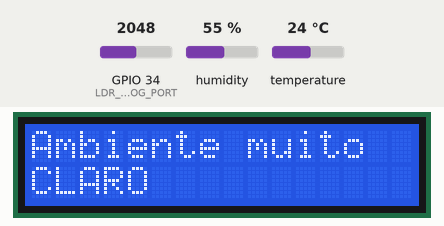
Bench run of a program on a simulated ESP32. Shown: 16×2 character LCD. The test bench sets the inputs (shaded band); at power-on: GPIO 34 (LDR_ANALOG_PORT) = 2048, humidity 55 %, temperature 24 °C. WiFi joins after 1.5 s; servers stay silent unless stated; no MQTT or app messages arrive unless stated; what the program prints to the serial monitor is not drawn.

Above: at 6.2 s.
6.3 s: GPIO 34 (LDR_ANALOG_PORT) set to 2656
11.9 s: GPIO 34 (LDR_ANALOG_PORT) set to 2735
At 16.9 s:
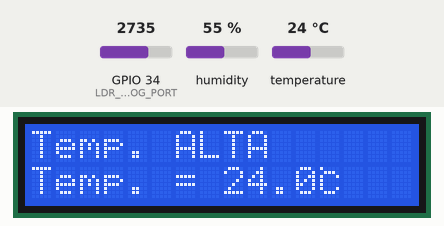
17.3 s: humidity set to 88 %
At 21.7 s:
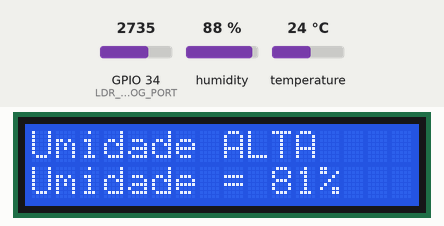
22.3 s: humidity set to 68 %
At 26.7 s:
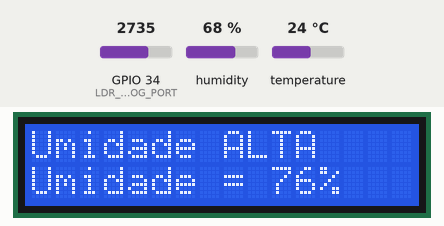
27.4 s: temperature set to 12 °C
At 31.3 s:
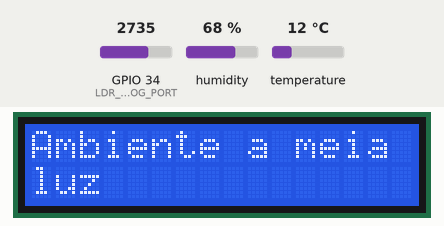
32.4 s: GPIO 34 (LDR_ANALOG_PORT) set to 3569
37.2 s: GPIO 34 (LDR_ANALOG_PORT) set to 3674
Timing chart, 0 to 40.2 s (numbered marks = the images above; inputs shaded):
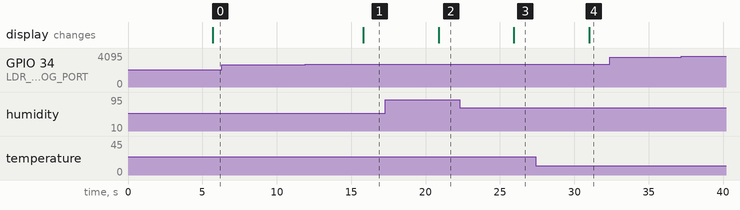

The program:

main.cpp
```cpp
#include <Arduino.h>

#include <LiquidCrystal_I2C.h>
#include <DHT.h>
#include <WiFi.h>
#include <PubSubClient.h>
#include <ArduinoJson.h>

// WiFi
char SSID[] = "Wokwi-GUEST";
char PASSWORD[] = "";

WiFiClient espClient;

// MQTT
#define TOPIC_SUBSCRIBE "/TEF/vinheria001/cmd"
#define TOPIC_PUBLISH "/TEF/vinheria001/attrs/jsonObject"

#define ID_MQTT "fiware_001"

const char *BROKER_MQTT = "localhost";
const int BROKER_PORT = 1883;

PubSubClient MQTT(espClient);

// LCD I2C
#define COLUMNS 16
#define LINES 2
#define I2C_ADDRESS 0x27

LiquidCrystal_I2C lcd(I2C_ADDRESS, COLUMNS, LINES);

// DHT
#define DHTTYPE DHT22
#define DHTPIN 13

DHT dht(DHTPIN, DHTTYPE);

// LDR
#define LDR_ANALOG_PORT 34

// JSON
JsonDocument json;

// Application
const float LOW_LUMINOSITY = 15;
const float MEDIUM_LUMINOSITY = 33;

const float LOW_TEMPERATURE = 10;
const float MEDIUM_TEMPERATURE = 15;

const float LOW_HUMIDITY = 50;
const float MEDIUM_HUMIDITY = 70;

const long applicationDelay = 1000;
const long displayIntervalDuration = 5000;

bool changeOk = true;

int currentIndex = 0;
long displayTime = 0;

float *luminosityHistory;
float *temperatureHistory;
float *humidityHistory;

int historySize;

float avarage(float *array)
{
	float sum = 0;
	for (int i = 0; i < historySize; i++)
	{
		sum += array[i];
	}
	return (sum / historySize);
}

void lcdPrintText(const char *text, int column, int line)
{
	lcd.setCursor(column, line);
	lcd.print(text);
}

void lcdWriteIcon(int emote)
{
	lcd.write(byte(emote));
}

void lcdPrintStatusText(const char *text, const char *prefix, float value, int decimalPlaces, const char *sufix)
{
	lcd.clear();

	lcdPrintText(text, 0, 0);

	lcd.setCursor(0, 1);
	lcd.print(prefix);
	lcd.print(value, decimalPlaces);
	lcd.print(sufix);
}

void lcdPrintStatusWithIcon(const char *text, const char *prefix, float value, int decimalPlaces, int emote)
{
	lcd.clear();

	lcdPrintText(text, 0, 0);

	lcd.setCursor(0, 1);
	lcd.print(prefix);
	lcd.print(value, decimalPlaces);
	lcdWriteIcon(emote);
}

void lcdPrintStatus()
{
	float luminosityAvarage = avarage(luminosityHistory);
	float humidityAvarage = avarage(humidityHistory);
	float temperatureAvarage = avarage(temperatureHistory);

	json["luminosity"] = luminosityAvarage;
	json["humidity"] = humidityAvarage;
	json["temperature"] = temperatureAvarage;

	char payload[128];
	size_t serializedJson = serializeJson(json, payload, sizeof(payload));
	MQTT.publish(TOPIC_PUBLISH, payload, serializedJson);

	Serial.println("*******************");
	Serial.print("Luminosity Avarage: ");
	Serial.println(luminosityAvarage, 0);
	Serial.print("Humidity Avarage: ");
	Serial.println(humidityAvarage, 0);
	Serial.print("Temperature Avarage: ");
	Serial.println(temperatureAvarage, 1);
	Serial.println("*******************");

	bool isLuminosityAvarageHigh = (luminosityAvarage > MEDIUM_LUMINOSITY);
	bool isHumidityAvarageHigh = (humidityAvarage > MEDIUM_HUMIDITY);
	bool isTemperatureAvarageHigh = (temperatureAvarage > MEDIUM_TEMPERATURE);

	bool isLuminosityAvarageMedium = (luminosityAvarage < MEDIUM_LUMINOSITY && luminosityAvarage >= LOW_LUMINOSITY);
	bool isHumidityAvarageLow = (humidityAvarage < LOW_HUMIDITY);
	bool isTemperatureAvarageLow = (temperatureAvarage < LOW_TEMPERATURE);

	bool isHumidityOk = (!isHumidityAvarageLow && !isHumidityAvarageHigh) && (changeOk);
	bool isTemperatureOk = (!isTemperatureAvarageLow && !isTemperatureAvarageHigh);

	lcd.clear();
	if (isLuminosityAvarageHigh)
	{
		lcdPrintText("Ambiente muito", 0, 0);
		lcdPrintText("CLARO", 0, 1);
	}
	else if (isHumidityAvarageHigh)
	{
		lcdPrintStatusText("Umidade ALTA", "Umidade = ", humidityAvarage, 0, "%");
	}
	else if (isTemperatureAvarageHigh)
	{
		lcdPrintStatusWithIcon("Temp. ALTA", "Temp. = ", temperatureAvarage, 1, 0);
	}
	else if (isLuminosityAvarageMedium)
	{
		lcdPrintText("Ambiente a meia", 0, 0);
		lcdPrintText("luz", 0, 1);
	}
	else if (isHumidityAvarageLow)
	{
		lcdPrintStatusText("Umidade BAIXA", "Umidade = ", humidityAvarage, 0, "%");
	}
	else if (isTemperatureAvarageLow)
	{
		lcdPrintStatusWithIcon("Temp. BAIXA", "Temp. = ", temperatureAvarage, 1, 0);
	}
	else if (isHumidityOk)
	{
		lcdPrintStatusText("Umidade OK", "Umidade = ", humidityAvarage, 0, "%");
		changeOk = false;
	}
	else if (isTemperatureOk)
	{
		lcdPrintStatusWithIcon("Temp. OK", "Temp. = ", temperatureAvarage, 1, 0);
		changeOk = true;
	}
	else
	{
		lcdPrintText("Ambiente OK", 0, 0);
		lcdPrintText("Normal", 0, 1);
	}

	currentIndex = 0;
}

void lcdBegin()
{
	lcd.init();
	lcd.backlight();
	lcd.clear();

	byte celsiusChar[8] = {
		B10000,
		B01110,
		B10001,
		B10000,
		B10000,
		B10001,
		B01110,
		B00000
	};

	lcd.createChar(0, celsiusChar);
}

float getLuminosityPercentage()
{
	float ldrValue = analogRead(LDR_ANALOG_PORT);
	float luminosityPercentage = map(ldrValue, 4063, 32, 0, 100);

	Serial.print("Luminosidade: ");
	Serial.println(luminosityPercentage);

	return luminosityPercentage;
}

float getHumidityPercentage()
{
	float humidityPercentage = dht.readHumidity();

	if (isnan(humidityPercentage))
	{
		Serial.print("Could not get the temperature in DHT");
		return 0;
	}

	Serial.print("Humidade: ");
	Serial.println(humidityPercentage);

	return humidityPercentage;
}

float getTemperatureCelsius()
{
	float tempCelsius = dht.readTemperature();

	if (isnan(tempCelsius))
	{
		Serial.print("Could not get the temperature in DHT");
		return 0;
	}

	Serial.print("Temperatura: ");
	Serial.println(tempCelsius);

	return tempCelsius;
}

void mqttBegin()
{
	MQTT.setServer(BROKER_MQTT, BROKER_PORT);
}

void reconnectMQTT()
{
	while (!MQTT.connected())
	{
		Serial.print("Trying to connect with the MQTT Broker: ");
		Serial.println(BROKER_MQTT);
		if (MQTT.connect(ID_MQTT))
		{
			Serial.println("Connected successfully with Broker");
			MQTT.subscribe(TOPIC_SUBSCRIBE);
		}
		else
		{
			Serial.println("Failed trying to connect with Broker");
			delay(2000);
		}
	}
}

void reconnectWiFi()
{
	if (WiFi.status() == WL_CONNECTED)
	{
		return;
	}

	WiFi.begin(SSID, PASSWORD);

	while (WiFi.status() != WL_CONNECTED)
	{
		delay(100);
		Serial.print(".");
	}

	Serial.println();
	Serial.print("Connected with success into the net ");
	Serial.println(SSID);
	Serial.println("IP: ");
	Serial.println(WiFi.localIP());
}

void verifyConnectionWiFiAndMQTT()
{
	reconnectWiFi();
	if (!MQTT.connected())
		reconnectMQTT();
}

void wifiBegin()
{
	delay(10);
	Serial.println("WiFi Connection");
	Serial.print("Connecting into the net: ");
	Serial.println(SSID);
	Serial.println("Wait");

	reconnectWiFi();
}

void setup()
{
	Serial.begin(115200);
	lcdBegin();
	wifiBegin();
	mqttBegin();
	dht.begin();

	historySize = (displayIntervalDuration / applicationDelay);

	luminosityHistory = (float *)malloc(historySize * sizeof(float));
	temperatureHistory = (float *)malloc(historySize * sizeof(float));
	humidityHistory = (float *)malloc(historySize * sizeof(float));

	if (!luminosityHistory || !temperatureHistory || !humidityHistory)
	{
		Serial.print("Error allocating memory.");
		while (true);
	}
}

void loop()
{
	verifyConnectionWiFiAndMQTT();

	unsigned long currentTime = millis();

	Serial.println("==================");
	float luminosity = getLuminosityPercentage();
	long humidity = getHumidityPercentage();
	double temperature = getTemperatureCelsius();
	Serial.println("==================");

	luminosityHistory[currentIndex] = luminosity;
	humidityHistory[currentIndex] = humidity;
	temperatureHistory[currentIndex] = temperature;

	currentIndex = (currentIndex + 1);

	if ((currentTime - displayTime >= displayIntervalDuration))
	{
		lcdPrintStatus();
		displayTime = currentTime;
	}

	delay(applicationDelay);

	MQTT.loop();
}
```

Measured:
- the behaviour switches between 2692 and 2693 on GPIO 34 (LDR_ANALOG_PORT) (found by bisection; images 0 and 1)
- after the input at 6.3 s, every drawn part: stays the same
- after the input at 11.9 s, the display: changes after 3.9 s (image 1)
- after the input at 17.3 s, the display: changes after 3.6 s (image 2)
- after the input at 22.3 s, the display: changes after 3.6 s (image 3)
- after the input at 27.4 s, the display: changes after 3.6 s (image 4)
- after the input at 32.4 s, every drawn part: stays the same
